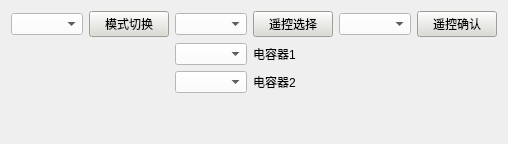
        <widget class="QWidget" name="page_yk">
         <layout class="QHBoxLayout" name="horizontalLayout_10">
          <item>
           <layout class="QGridLayout" name="gridLayout_7">
            <item row="1" column="2">
             <widget class="QComboBox" name="cap1_select">
              <property name="styleSheet">
               <string notr="true">background-color: rgb(255, 255, 255);</string>
              </property>
             </widget>
            </item>
            <item row="3" column="1">
             <spacer name="verticalSpacer">
              <property name="orientation">
               <enum>Qt::Vertical</enum>
              </property>
              <property name="sizeHint" stdset="0">
               <size>
                <width>20</width>
                <height>40</height>
               </size>
              </property>
             </spacer>
            </item>
            <item row="0" column="5">
             <widget class="QPushButton" name="yk_enter_switch">
              <property name="styleSheet">
               <string notr="true">background-color: rgb(219, 220, 211);</string>
              </property>
              <property name="text">
               <string>遥控确认</string>
              </property>
             </widget>
            </item>
            <item row="0" column="2">
             <widget class="QComboBox" name="yk_mode_select">
              <property name="styleSheet">
               <string notr="true">background-color: rgb(255, 255, 255);</string>
              </property>
             </widget>
            </item>
            <item row="0" column="1">
             <widget class="QPushButton" name="ty_mode_switch">
              <property name="styleSheet">
               <string notr="true">background-color: rgb(219, 220, 211);</string>
              </property>
              <property name="text">
               <string>模式切换</string>
              </property>
             </widget>
            </item>
            <item row="0" column="3">
             <widget class="QPushButton" name="yk_switch">
              <property name="styleSheet">
               <string notr="true">background-color: rgb(219, 220, 211);</string>
              </property>
              <property name="text">
               <string>遥控选择</string>
              </property>
             </widget>
            </item>
            <item row="0" column="4">
             <widget class="QComboBox" name="yk_enter_mode_select">
              <property name="styleSheet">
               <string notr="true">background-color: rgb(255, 255, 255);</string>
              </property>
             </widget>
            </item>
            <item row="0" column="0">
             <widget class="QComboBox" name="ty_mode_select">
              <property name="autoFillBackground">
               <bool>false</bool>
              </property>
              <property name="styleSheet">
               <string notr="true">background-color: rgb(255, 255, 255);</string>
              </property>
             </widget>
            </item>
            <item row="1" column="3">
             <widget class="QLabel" name="label_14">
              <property name="text">
               <string>电容器1</string>
              </property>
             </widget>
            </item>
            <item row="2" column="3">
             <widget class="QLabel" name="label_48">
              <property name="text">
               <string>电容器2</string>
              </property>
             </widget>
            </item>
            <item row="2" column="2">
             <widget class="QComboBox" name="cap2_select">
              <property name="styleSheet">
               <string notr="true">background-color: rgb(255, 255, 255);</string>
              </property>
             </widget>
            </item>
           </layout>
          </item>
         </layout>
        </widget>
